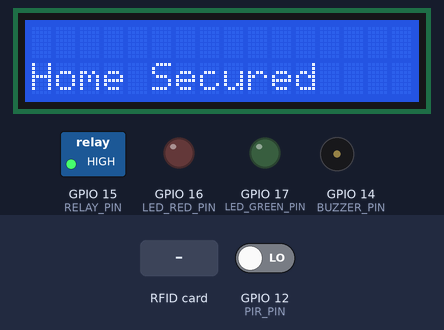
Recording of a sketch running on a simulated ESP32. On the bench: 16×2 character LCD, switched loads named in the sketch (green lamp = pin HIGH), output pins drawn as LEDs (lit = HIGH), buzzer (waves = sounding, pin HIGH). Dashed ring = blinking. The inputs (shaded band) are chosen by the test bench; at power-on: GPIO 12 (PIR_PIN) LOW. What the sketch prints to the serial monitor is not drawn.

Above: at 3.3 s.
3.4 s: GPIO 12 (PIR_PIN) driven HIGH
At 4.8 s:
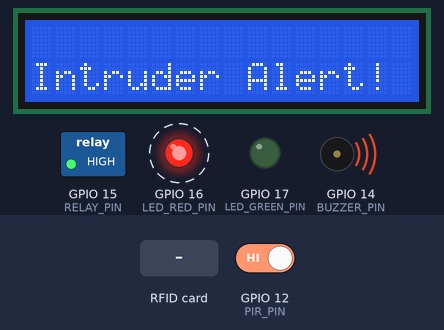
6.5 s: RFID card 5E 7A 19 C4 held to the reader
At 9.4 s:
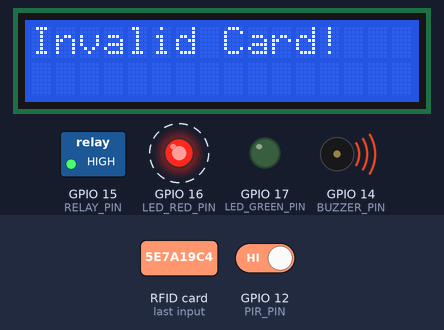
9.6 s: GPIO 12 (PIR_PIN) driven LOW
At 11.2 s:
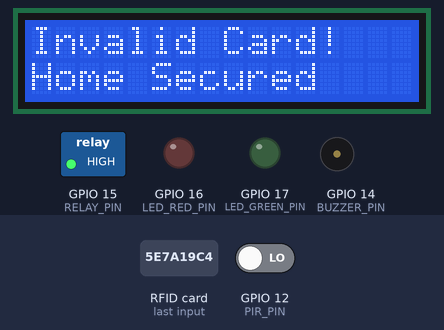
12.3 s: GPIO 12 (PIR_PIN) driven HIGH
At 13.2 s:
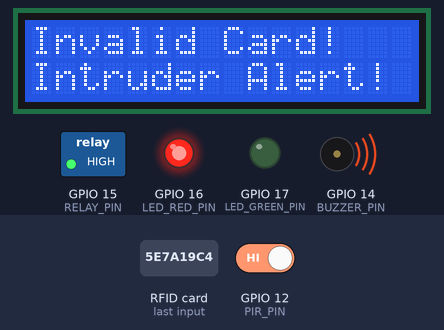
Timing chart, 0 to 16.4 s (numbered marks = the images above; inputs shaded):
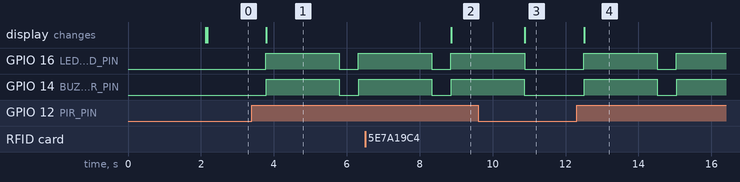

Measured:
- after the input at 3.4 s, GPIO 16 (LED_RED_PIN): LOW → HIGH after 0.38 s, → LOW 2.0 s later, → HIGH 0.53 s later; GPIO 14 (BUZZER_PIN): LOW → HIGH after 0.39 s, → LOW 2.0 s later, → HIGH 0.54 s later; the display: changes after 0.39 s (image 1)
- after the input at 6.5 s, the display: changes after 2.4 s (image 2)
- after the input at 9.6 s, GPIO 16 (LED_RED_PIN): HIGH → LOW after 1.3 s; GPIO 14 (BUZZER_PIN): goes on until 10.9 s, then stays LOW; the display: changes after 1.3 s (image 3)
- after the input at 12.3 s, GPIO 16 (LED_RED_PIN): LOW → HIGH after 0.19 s, → LOW 2.0 s later, → HIGH 0.53 s later; GPIO 14 (BUZZER_PIN): LOW → HIGH after 0.21 s, → LOW 2.0 s later, → HIGH 0.54 s later; the display: changes after 0.21 s (image 4)

The sketch:

ArduinoIDE_Source_Code.ino
```cpp
#include <Wire.h>
#include <LiquidCrystal_I2C.h>
#include <SPI.h>
#include <MFRC522.h>

// Pin configuration
#define LCD_ADDRESS 0x27       // I2C address for LCD 1602A
#define PIR_PIN 12             // GPIO 12 for PIR sensor
#define LED_RED_PIN 16         // GPIO 16 for Red LED
#define LED_GREEN_PIN 17       // GPIO 17 for Green LED
#define BUZZER_PIN 14          // GPIO 14 for Buzzer
#define RELAY_PIN 15           // GPIO 15 for Relay (Solenoid Control)

// RFID pin configuration
#define RST_PIN 4              // GPIO 4 for RFID RST
#define SS_PIN 5               // GPIO 5 for RFID SDA
#define SCK_PIN 18             // GPIO 18 for RFID SCK
#define MOSI_PIN 2            // GPIO 2 for RFID MOSI
#define MISO_PIN 19            // GPIO 19 for RFID MISO

// LCD Pin Configuration (I2C)
#define SDA_PIN 21             // GPIO 21 for SDA (I2C data)
#define SCL_PIN 22             // GPIO 22 for SCL (I2C clock)

LiquidCrystal_I2C lcd(LCD_ADDRESS, 16, 2);   // LCD configuration
MFRC522 rfid(SS_PIN, RST_PIN);                // RFID configuration

// Variables to track RFID detection and PIR state
bool rfidDetected = false;
unsigned long rfidDetectedTime = 0;           // Store the time when RFID is detected
const unsigned long PIR_BLOCK_TIME = 60000;   // 20 seconds block time for PIR after RFID detection

// Valid UID for the system (example)
String validUID = "7361030";  // Replace with actual valid UID

void setup() {
  // Initialize Serial Monitor
  Serial.begin(115200);

  // Initialize LCD
  Wire.begin(SDA_PIN, SCL_PIN); // Set SDA and SCL pins
  lcd.begin(16, 2);              // Initialize 16x2 LCD
  lcd.backlight();
  lcd.setCursor(0, 0);
  lcd.print("Smart Home Sec");

  // Initialize RFID
  SPI.begin();
  rfid.PCD_Init();

  // Initialize other pins
  pinMode(PIR_PIN, INPUT);
  pinMode(LED_RED_PIN, OUTPUT);
  pinMode(LED_GREEN_PIN, OUTPUT);
  pinMode(BUZZER_PIN, OUTPUT);
  pinMode(RELAY_PIN, OUTPUT);

  // Initially, solenoid is locked
  digitalWrite(RELAY_PIN, HIGH);
  delay(2000);
  lcd.clear();
}

void loop() {
  // Check if a new RFID card is detected
  if (rfid.PICC_IsNewCardPresent() && rfid.PICC_ReadCardSerial()) {
    Serial.println("RFID Card Detected!");
    lcd.clear();
    lcd.setCursor(0, 0);
    lcd.print("Card UID:");

    // Read UID of the RFID card
    String uidStr = "";
    for (byte i = 0; i < rfid.uid.size; i++) {
      uidStr += String(rfid.uid.uidByte[i], HEX);
    }

    // Display the UID on the LCD
    lcd.setCursor(0, 1);
    lcd.print(uidStr);
    Serial.print("UID: ");
    Serial.println(uidStr);

    // Check if UID matches the valid UID
    if (uidStr == validUID) {
      // Green LED turns on if card detected
      digitalWrite(LED_GREEN_PIN, HIGH);

      // Unlock solenoid (door open)
      digitalWrite(RELAY_PIN, LOW);   // Relay LOW = solenoid open, door unlocked
      delay(5000); // Keep door open for 3 seconds
      digitalWrite(RELAY_PIN, HIGH);  // Relay HIGH = solenoid locked, door locked

      // Stop RFID detection
      rfid.PICC_HaltA();
      rfid.PCD_StopCrypto1();
      rfidDetected = true;
      rfidDetectedTime = millis();  // Update RFID detection time
    } else {
      // If UID is not valid, show a message on LCD and turn on buzzer
      digitalWrite(LED_RED_PIN, HIGH);
      lcd.clear();
      lcd.setCursor(0, 0);
      lcd.print("Invalid Card!");
      digitalWrite(BUZZER_PIN, HIGH);  // Turn on the buzzer for invalid card
      delay(2000); // Show "Invalid Card!" for 2 seconds
      digitalWrite(BUZZER_PIN, LOW);   // Turn off the buzzer after 2 seconds
    }
  }

  // Check PIR sensor if motion is detected
  int pirStatus = digitalRead(PIR_PIN);

  // If motion detected, but within 60 seconds after RFID detection, do not trigger buzzer
  if (pirStatus == HIGH && rfidDetected && (millis() - rfidDetectedTime < PIR_BLOCK_TIME)) {
    // PIR is blocked for 20 seconds after RFID card detection, so no alert is triggered
    digitalWrite(LED_GREEN_PIN, HIGH);
    lcd.setCursor(0, 0);
    lcd.print("Motion Detected, ");
    lcd.setCursor(0, 1);
    lcd.print("Home Secured");
  } else if (pirStatus == HIGH) {
    // Motion detected and no card detected or timer expired
    digitalWrite(LED_RED_PIN, HIGH);
    Serial.println("Motion Detected!");

    // Trigger the buzzer for motion detected
    lcd.setCursor(0, 1);
    lcd.print("Intruder Alert! ");
    digitalWrite(BUZZER_PIN, HIGH); // Trigger buzzer
    delay(2000); // Duration for buzzer sound
    digitalWrite(BUZZER_PIN, LOW);
  } else {
    // Home secured or no motion detected
    lcd.setCursor(0, 1);
    lcd.print("Home Secured    ");
  }

  // Reset Green LED after card scan is completed
  digitalWrite(LED_GREEN_PIN, LOW);
  digitalWrite(LED_RED_PIN, LOW);

  delay(500); // Delay to avoid flicker
}
```

Flowchart_Source_Code.cpp
```cpp
#include <iostream>
#include <sstream>
#include <string>
#include <cstdlib>
#include <cmath>

using namespace std;

// Headers
string toString (double);
int toInt (string);
double toDouble (string);

int main() {
    bool pIR;
    string rFID;

    cout << "LCD = Smart Home Security, Home secured" << endl;
    while (pIR == 1) {
        if (rFID == "7361030") {
            cout << "LCD = Welcome" << endl;
            cout << "LED hijau menyala selama PIR mendeteksi adanya gerakan" << endl;
            cout << "RELAY ON = solenoid terbuka selama 5 detik" << endl;
            cout << "BUZZER OFF" << endl;
            cout << "RELAY OFF" << endl;
            cout << "LCD = Home Secured" << endl;
        } else {
            if ("LCD = Invalid Card") {
                cout << "LED merah menyala" << endl;
                cout << "RELAY OFF" << endl;
                cout << "Solenoid Lock" << endl;
                cout << "Buzzer ON" << endl;
            } else {
                cout << "LCD = Intruder Alert!" << endl;
                cout << "LED merah menyala" << endl;
                cout << "RELAY OFF" << endl;
                cout << "Solenoid Lock" << endl;
                cout << "Buzzer ON" << endl;
            }
        }
    }
    return 0;
}

// The following implements type conversion functions.
string toString (double value) { //int also
    stringstream temp;
    temp << value;
    return temp.str();
}

int toInt (string text) {
    return atoi(text.c_str());
}

double toDouble (string text) {
    return atof(text.c_str());
}
```
